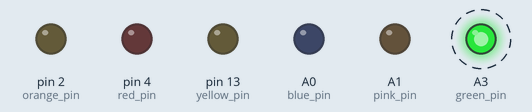
This sketch was run on a simulated Arduino Mega 2560, built with avr-gcc and run on an emulated ATmega2560. Shown: output pins drawn as LEDs (lit = HIGH). Dashed ring = blinking. The ROS host is connected and sends only what is stated; no radio packets arrive unless stated.

Above: at 5.2 s.
Timing chart, 0 to 8.0 s (numbered marks = the images above):
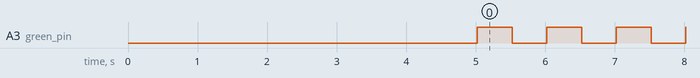

The sketch:

LoRaReciever_ROS_dog_A1.ino
```cpp
#include <SPI.h>
#include <LoRa.h>
#include <ros.h>
#include <std_msgs/String.h>

// USB0

ros::NodeHandle  nh;
std_msgs::String str_msg;
ros::Publisher pub_A1("correction_data_from_nest_A1", &str_msg);

const long frequency = 431.0E6;  // LoRa Frequency
const long bandWidth = 125000;  // LoRa Bandwidth (smaller = longer range)
int spreading = 9;             // spreading factor ranges from 6-12,default 7 (larger = longer range)
const int csPin = 39;          // LoRa radio chip select
const int resetPin = 18;        // LoRa radio reset
const int irqPin = 20;          // change for your board; must be a hardware interrupt pin
const int syncWord = 0x34;
const int intended_recipient = 0xA1;
const int codingRate = 5;     // ranges from 5 to 8. 8 gives better error resistance.

unsigned long prevMillis_MCU_ID;
const long interval_MCU_ID = 10000;

int ledState_pink = LOW;
int pink_pin = A1;
unsigned long prevMillis_pink = 0;
const long interval_pink = 300;

int ledState_blue = LOW;
int blue_pin = A0;
unsigned long prevMillis_blue = 0;
const long interval_blue = 400;

int ledState_green = LOW;
int green_pin = A3;
unsigned long prevMillis_green = 0;
const long interval_green = 500;

int ledState_yellow = LOW;
int yellow_pin = 13;
unsigned long prevMillis_yellow = 0;
const long interval_yellow = 600;

int ledState_orange = LOW;
int orange_pin = 2;
unsigned long prevMillis_orange = 0;
const long interval_orange = 700;

int ledState_red = LOW;
int red_pin = 4;
unsigned long prevMillis_red = 0;
const long interval_red = 800;

String correction_data = "";

String outgoing;              // outgoing message
byte msgCount = 0x00;            // count of outgoing messages
byte localAddress = 0xBB;     // address of this device
byte destination = 0xFF;      // destination to send to
long lastSendTime = 0;        // last send time
byte previous_incomingMsgId = 0x00;

char inChar[256];

void setup()
{
  // Serial.begin(57600);
  // while (!Serial);

  nh.initNode();
  nh.advertise(pub_A1);

  pinMode(pink_pin, OUTPUT);
  pinMode(blue_pin, OUTPUT);
  pinMode(green_pin, OUTPUT);
  pinMode(yellow_pin, OUTPUT);
  pinMode(orange_pin, OUTPUT);
  pinMode(red_pin, OUTPUT);

  digitalWrite(pink_pin,LOW);
  digitalWrite(blue_pin,LOW);
  digitalWrite(green_pin,LOW);
  digitalWrite(yellow_pin,LOW);
  digitalWrite(orange_pin,LOW);
  digitalWrite(red_pin,LOW);
  delay(5000);

  Serial.println("");
  Serial.println("I am MCU_A1");
  Serial.println("LoRa Receiver Callback");

  LoRa.setPins(csPin, resetPin, irqPin);// set CS, reset, IRQ pin

  if (!LoRa.begin(frequency))
  {
    Serial.println("Starting LoRa failed!");
    while (1);
  }

  LoRa.setCodingRate4(codingRate);     // ranges from 5 to 8.
  LoRa.setSpreadingFactor(spreading);           // ranges from 6-12,default 7 see API docs
  LoRa.setSyncWord(syncWord);
  MCU_ID();
  // LoRa.setGain(6);   // Ranges from 0 to 6 where 6 is max.
  // LoRa.writeRegister(0x0C,0x23);  // This should be max LNA gain.

  Serial.println("LoRa init succeeded.");
  Serial.println("LoRa.setSignalBandwidth: ");
  LoRa.setSignalBandwidth(bandWidth);
  Serial.print("LoRa.getSignalBandwidth: ");Serial.println(LoRa.getSignalBandwidth());
  Serial.print("LoRa.getSpreadingFactor: ");Serial.println(LoRa.getSpreadingFactor());
  Serial.print("LoRa.readRegister RegModemConfig1(0x1d): ");Serial.print("B");Serial.println(LoRa.readRegister(0x1d),BIN);
  Serial.print("LoRa.readRegister RegPaDac(high power)(0x4d): "); Serial.print("0x");Serial.println(LoRa.readRegister(0x4d),HEX);
  Serial.print("LoRa.readRegister RegLna(0x0C): ");Serial.print("B");Serial.println(LoRa.readRegister(0x0C),BIN);
  byte b = B00100011; // = "00100011";
  // Serial.print("Convert b to hex value: ");Serial.print("0x");Serial.println (b, HEX); // comes to 0x23.

  // Uncomment the next line to disable the default AGC and set LNA gain, values between 1 - 6 are supported
  // LoRa.setGain(6);

  // register the receive callback
  LoRa.onReceive(onReceive);

  // put the radio into receive mode
  LoRa.receive();
}

void loop()
{
  MCU_ID();
  blinkGreenLED();
  // do nothing
}

void onReceive(int packetSize)
{
  memset (inChar, 0, sizeof(inChar));
  // received a packet
  // Serial.print("Received packet: '");

  // read packet header bytes:
  int recipient = LoRa.read();          // recipient address
  if (recipient == intended_recipient)
  {
    digitalWrite(blue_pin, HIGH);
    byte sender = LoRa.read();            // sender address
    byte incomingMsgId = LoRa.read();     // incoming msg ID
    byte incomingLength = LoRa.read();    // incoming msg length
    // byte crc = LoRa.read();    // incoming crc value

    // read packet
    for (int i = 0; i < (packetSize-4); i++)
    {
      inChar[i] = (char)LoRa.read();
      // Serial.print(inChar[i]);
    }

  // Serial.print("'");
  // print RSSI of packet
  // Serial.print(" with RSSI ");
  // Serial.print(LoRa.packetRssi());
  // Serial.println("Message recipient: " + String(recipient));
  // Serial.println("Message sender: " + String(sender));
  // Serial.println(" Message ID: " + String(incomingMsgId));
  // Serial.println("Message incomingLength: " + String(incomingLength));

  if (previous_incomingMsgId != (incomingMsgId - 0x01) && (incomingMsgId != 0x00))
  {
    // Serial.println("An incoming message was missed - slow down the data transmit rate !!");
    // tone(9, 1000, 50);
    digitalWrite(red_pin,HIGH);
    delay(50);
    digitalWrite(red_pin,LOW);
  }
  previous_incomingMsgId = int(incomingMsgId);


  str_msg.data = inChar;
  // char hello[13] = "hello world!";
  // str_msg.data = hello;
  pub_A1.publish( &str_msg );
  nh.spinOnce();
  digitalWrite(blue_pin, LOW);
  }
}


void blinkOrangeLED()
{
  unsigned long currentMillis = millis();
  if (currentMillis - prevMillis_orange >= interval_orange)
  {
    prevMillis_orange = currentMillis;
    if (ledState_orange == LOW)
    {
      ledState_orange = HIGH;
    } else {
      ledState_orange = LOW;
    }
    digitalWrite(orange_pin, ledState_orange);
  }
}

void blinkRedLED()
{
  unsigned long currentMillis = millis();
  if (currentMillis - prevMillis_red >= interval_red)
  {
    prevMillis_red = currentMillis;
    if (ledState_red == LOW)
    {
      ledState_red = HIGH;
    } else {
      ledState_red = LOW;
    }
    digitalWrite(red_pin, ledState_red);
  }
}

void blinkPinkLED()
{
  unsigned long currentMillis = millis();
  if (currentMillis - prevMillis_pink >= interval_pink)
  {
    prevMillis_pink = currentMillis;
    if (ledState_pink == LOW)
    {
      ledState_pink = HIGH;
    } else {
      ledState_pink = LOW;
    }
    digitalWrite(pink_pin, ledState_pink);
  }
}
void blinkBlueLED()
{
  unsigned long currentMillis = millis();
  if (currentMillis - prevMillis_blue >= interval_blue)
  {
    prevMillis_blue = currentMillis;
    if (ledState_blue == LOW)
    {
      ledState_blue = HIGH;
    } else {
      ledState_blue = LOW;
    }
    digitalWrite(blue_pin, ledState_blue);
  }
}
void blinkYellowLED()
{
  unsigned long currentMillis = millis();
  if (currentMillis - prevMillis_yellow >= interval_yellow)
  {
    prevMillis_yellow = currentMillis;
    if (ledState_yellow == LOW)
    {
      ledState_yellow = HIGH;
    } else {
      ledState_yellow = LOW;
    }
    digitalWrite(yellow_pin, ledState_yellow);
  }
}

void blinkGreenLED()
{
  unsigned long currentMillis = millis();
  if (currentMillis - prevMillis_green >= interval_green)
  {
    prevMillis_green = currentMillis;
    if (ledState_green == LOW)
    {
      ledState_green = HIGH;
    } else {
      ledState_green = LOW;
    }
    digitalWrite(green_pin, ledState_green);
  }
}

void MCU_ID()
{
  unsigned long currentMillis = millis();
  if (currentMillis - prevMillis_MCU_ID >= interval_MCU_ID)
  {
    prevMillis_MCU_ID = currentMillis;
    Serial.println("I am MCU_A1");
  }
}
```

Measured:
- by itself, A3 (green_pin): alternates HIGH for 0.50 s and LOW for 0.50 s
